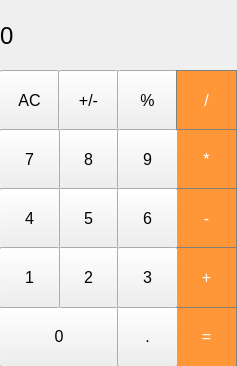
<?xml version="1.0" encoding="UTF-8"?>
<ui version="4.0">
 <class>MainWindow</class>
 <widget class="QMainWindow" name="MainWindow">
  <property name="geometry">
   <rect>
    <x>0</x>
    <y>0</y>
    <width>237</width>
    <height>366</height>
   </rect>
  </property>
  <property name="windowTitle">
   <string>MainWindow</string>
  </property>
  <widget class="QWidget" name="centralwidget">
   <widget class="QLabel" name="label">
    <property name="geometry">
     <rect>
      <x>0</x>
      <y>0</y>
      <width>231</width>
      <height>71</height>
     </rect>
    </property>
    <property name="font">
     <font>
      <pointsize>18</pointsize>
     </font>
    </property>
    <property name="styleSheet">
     <string notr="true">QLabel {
 qproperty-alignment: 'AlignVCenter | AlignRight';
 border-botton: 1px solid gray;
}
background-color : white;</string>
    </property>
    <property name="text">
     <string>0</string>
    </property>
   </widget>
   <widget class="QPushButton" name="pushButton_clear">
    <property name="geometry">
     <rect>
      <x>-1</x>
      <y>70</y>
      <width>61</width>
      <height>61</height>
     </rect>
    </property>
    <property name="font">
     <font>
      <pointsize>12</pointsize>
     </font>
    </property>
    <property name="toolTipDuration">
     <number>0</number>
    </property>
    <property name="text">
     <string>AC</string>
    </property>
   </widget>
   <widget class="QPushButton" name="pushButton_plus_minus">
    <property name="geometry">
     <rect>
      <x>58</x>
      <y>70</y>
      <width>61</width>
      <height>61</height>
     </rect>
    </property>
    <property name="font">
     <font>
      <pointsize>12</pointsize>
     </font>
    </property>
    <property name="text">
     <string>+/-</string>
    </property>
   </widget>
   <widget class="QPushButton" name="pushButton_percent">
    <property name="geometry">
     <rect>
      <x>117</x>
      <y>70</y>
      <width>61</width>
      <height>61</height>
     </rect>
    </property>
    <property name="font">
     <font>
      <pointsize>12</pointsize>
     </font>
    </property>
    <property name="text">
     <string>%</string>
    </property>
   </widget>
   <widget class="QPushButton" name="pushButton_divide">
    <property name="geometry">
     <rect>
      <x>176</x>
      <y>70</y>
      <width>61</width>
      <height>61</height>
     </rect>
    </property>
    <property name="font">
     <font>
      <pointsize>12</pointsize>
     </font>
    </property>
    <property name="styleSheet">
     <string notr="true">QPushButton {
background-color: rgb(255,151,57);
color: white;
border:1px solid gray
}

QPushButton:pressed {
background-color: qlineargradient (x1:0, y1:0; x2:0, y2:1,
								stop: 0 #FF7832, stop: 1 #FF9739);
}</string>
    </property>
    <property name="text">
     <string>/</string>
    </property>
   </widget>
   <widget class="QPushButton" name="pushButton_8">
    <property name="geometry">
     <rect>
      <x>58</x>
      <y>129</y>
      <width>61</width>
      <height>61</height>
     </rect>
    </property>
    <property name="font">
     <font>
      <pointsize>12</pointsize>
     </font>
    </property>
    <property name="text">
     <string>8</string>
    </property>
   </widget>
   <widget class="QPushButton" name="pushButton_multiply">
    <property name="geometry">
     <rect>
      <x>176</x>
      <y>129</y>
      <width>61</width>
      <height>61</height>
     </rect>
    </property>
    <property name="font">
     <font>
      <pointsize>12</pointsize>
     </font>
    </property>
    <property name="styleSheet">
     <string notr="true">QPushButton {
background-color: rgb(255,151,57);
color: white;
border:1px solid gray
}

QPushButton:pressed {
background-color: qlineargradient (x1:0, y1:0; x2:0, y2:1,
								stop: 0 #FF7832, stop: 1 #FF9739);
}</string>
    </property>
    <property name="text">
     <string>*</string>
    </property>
   </widget>
   <widget class="QPushButton" name="pushButton_7">
    <property name="geometry">
     <rect>
      <x>-1</x>
      <y>129</y>
      <width>61</width>
      <height>61</height>
     </rect>
    </property>
    <property name="font">
     <font>
      <pointsize>12</pointsize>
     </font>
    </property>
    <property name="text">
     <string>7</string>
    </property>
   </widget>
   <widget class="QPushButton" name="pushButton_9">
    <property name="geometry">
     <rect>
      <x>117</x>
      <y>129</y>
      <width>61</width>
      <height>61</height>
     </rect>
    </property>
    <property name="font">
     <font>
      <pointsize>12</pointsize>
     </font>
    </property>
    <property name="text">
     <string>9</string>
    </property>
   </widget>
   <widget class="QPushButton" name="pushButton_5">
    <property name="geometry">
     <rect>
      <x>58</x>
      <y>188</y>
      <width>61</width>
      <height>61</height>
     </rect>
    </property>
    <property name="font">
     <font>
      <pointsize>12</pointsize>
     </font>
    </property>
    <property name="text">
     <string>5</string>
    </property>
   </widget>
   <widget class="QPushButton" name="pushButton_minus">
    <property name="geometry">
     <rect>
      <x>176</x>
      <y>188</y>
      <width>61</width>
      <height>61</height>
     </rect>
    </property>
    <property name="font">
     <font>
      <pointsize>12</pointsize>
     </font>
    </property>
    <property name="styleSheet">
     <string notr="true">QPushButton {
background-color: rgb(255,151,57);
color: white;
border:1px solid gray
}

QPushButton:pressed {
background-color: qlineargradient (x1:0, y1:0; x2:0, y2:1,
								stop: 0 #FF7832, stop: 1 #FF9739);
}</string>
    </property>
    <property name="text">
     <string>-</string>
    </property>
   </widget>
   <widget class="QPushButton" name="pushButton_4">
    <property name="geometry">
     <rect>
      <x>-1</x>
      <y>188</y>
      <width>61</width>
      <height>61</height>
     </rect>
    </property>
    <property name="font">
     <font>
      <pointsize>12</pointsize>
     </font>
    </property>
    <property name="text">
     <string>4</string>
    </property>
   </widget>
   <widget class="QPushButton" name="pushButton_6">
    <property name="geometry">
     <rect>
      <x>117</x>
      <y>188</y>
      <width>61</width>
      <height>61</height>
     </rect>
    </property>
    <property name="font">
     <font>
      <pointsize>12</pointsize>
     </font>
    </property>
    <property name="text">
     <string>6</string>
    </property>
   </widget>
   <widget class="QPushButton" name="pushButton_equal">
    <property name="geometry">
     <rect>
      <x>176</x>
      <y>306</y>
      <width>61</width>
      <height>61</height>
     </rect>
    </property>
    <property name="font">
     <font>
      <pointsize>12</pointsize>
     </font>
    </property>
    <property name="styleSheet">
     <string notr="true">QPushButton {
background-color: rgb(255,151,57);
color: white;
border:1px solid gray
}

QPushButton:pressed {
background-color: qlineargradient (x1:0, y1:0; x2:0, y2:1,
								stop: 0 #FF7832, stop: 1 #FF9739);
}</string>
    </property>
    <property name="text">
     <string>=</string>
    </property>
   </widget>
   <widget class="QPushButton" name="pushButton_0">
    <property name="geometry">
     <rect>
      <x>-1</x>
      <y>306</y>
      <width>120</width>
      <height>61</height>
     </rect>
    </property>
    <property name="font">
     <font>
      <pointsize>12</pointsize>
     </font>
    </property>
    <property name="text">
     <string>0</string>
    </property>
   </widget>
   <widget class="QPushButton" name="pushButton_point">
    <property name="geometry">
     <rect>
      <x>117</x>
      <y>306</y>
      <width>61</width>
      <height>61</height>
     </rect>
    </property>
    <property name="font">
     <font>
      <pointsize>12</pointsize>
     </font>
    </property>
    <property name="text">
     <string>.</string>
    </property>
   </widget>
   <widget class="QPushButton" name="pushButton_plus">
    <property name="geometry">
     <rect>
      <x>176</x>
      <y>247</y>
      <width>61</width>
      <height>61</height>
     </rect>
    </property>
    <property name="font">
     <font>
      <pointsize>12</pointsize>
     </font>
    </property>
    <property name="styleSheet">
     <string notr="true">QPushButton {
background-color: rgb(255,151,57);
color: white;
border:1px solid gray
}

QPushButton:pressed {
background-color: qlineargradient (x1:0, y1:0; x2:0, y2:1,
								stop: 0 #FF7832, stop: 1 #FF9739);
}</string>
    </property>
    <property name="text">
     <string>+</string>
    </property>
   </widget>
   <widget class="QPushButton" name="pushButton_2">
    <property name="geometry">
     <rect>
      <x>58</x>
      <y>247</y>
      <width>61</width>
      <height>61</height>
     </rect>
    </property>
    <property name="font">
     <font>
      <pointsize>12</pointsize>
     </font>
    </property>
    <property name="text">
     <string>2</string>
    </property>
   </widget>
   <widget class="QPushButton" name="pushButton_3">
    <property name="geometry">
     <rect>
      <x>117</x>
      <y>247</y>
      <width>61</width>
      <height>61</height>
     </rect>
    </property>
    <property name="font">
     <font>
      <pointsize>12</pointsize>
     </font>
    </property>
    <property name="text">
     <string>3</string>
    </property>
   </widget>
   <widget class="QPushButton" name="pushButton_1">
    <property name="geometry">
     <rect>
      <x>-1</x>
      <y>247</y>
      <width>61</width>
      <height>61</height>
     </rect>
    </property>
    <property name="font">
     <font>
      <pointsize>12</pointsize>
     </font>
    </property>
    <property name="text">
     <string>1</string>
    </property>
   </widget>
  </widget>
 </widget>
 <resources/>
 <connections/>
</ui>
